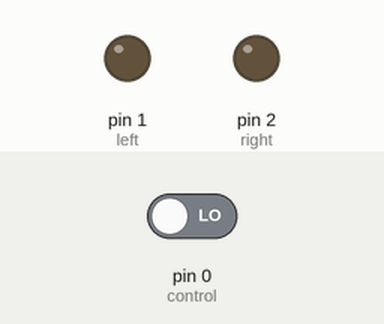
A sketch run on a simulated Arduino Uno, built with avr-gcc and run on an emulated ATmega328P. Parts: output pins drawn as LEDs (lit = HIGH). The test bench sets the inputs (shaded band); at power-on: pin 0 (control) LOW.

Above: at 1.2 s.
1.3 s: pin 0 (control) driven HIGH
At 1.7 s:
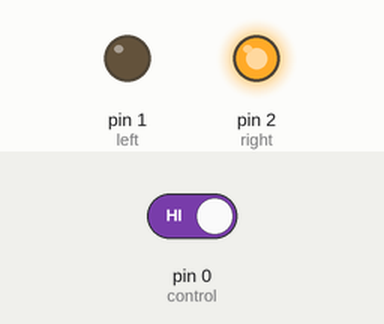
Timing chart, 0 to 4.3 s (numbered marks = the images above; inputs shaded):
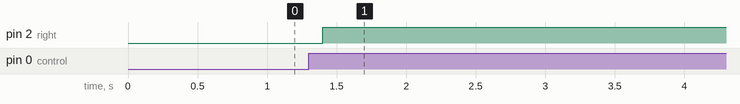

Measured:
- after the input at 1.3 s, pin 2 (right): LOW → HIGH after 0.10 s

The sketch:

helmet_attiny.ino
```cpp
const int control=0;//  Pin-5
//const int straight=;
const int left=1;//   Pin-6
const int right=2;//  Pin-7


void setup() {
  pinMode(left,OUTPUT);
  pinMode(right,OUTPUT);
  pinMode(control,INPUT);

}

void loop() {
  if(digitalRead(control)){
    delay(100);
    if(digitalRead(control)){
      digitalWrite(right,HIGH);
      digitalWrite(left,LOW);
    }
    else{
      digitalWrite(right,LOW);
      digitalWrite(left,HIGH);
    }
    delay(1000);
  }

}
```
